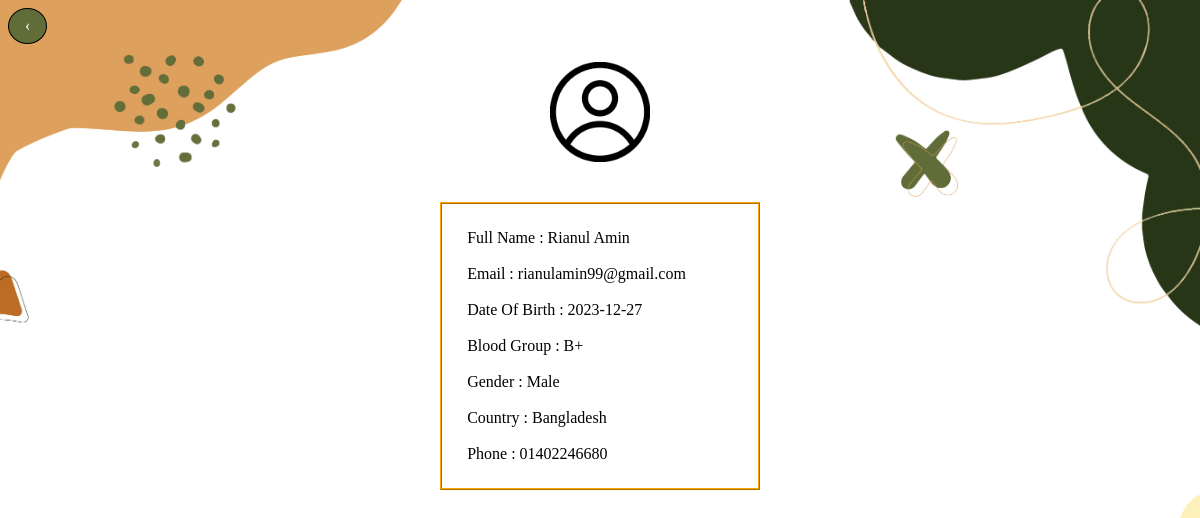
Page /view/view-information.php?id=2 (signed in) on the committed database.
### tables this page shows
CREATE TABLE `userinfo` (
  `UserID` int(11) NOT NULL,
  `FirstName` varchar(40) NOT NULL,
  `LastName` varchar(40) NOT NULL,
  `Email` varchar(40) NOT NULL,
  `Password` varchar(40) NOT NULL,
  `BloodGroup` varchar(10) NOT NULL,
  `DOB` varchar(10) NOT NULL,
  `Gender` varchar(10) NOT NULL,
  `Country` varchar(40) NOT NULL,
  `Phone` varchar(15) NOT NULL,
  `ProfilePicture` varchar(160) NOT NULL,
  `Role` varchar(15) NOT NULL
);

### model/user-info-model.php (called while the page is built, shortened)
<?php
require_once('database.php');
class UserModel {
    private $con;
    public function __construct() {
        $this->con = dbConnection();
    }
    public function userInfo($id) {
        $sql = "SELECT * FROM UserInfo WHERE UserID='$id'";
        $result = mysqli_query($this->con, $sql);
        $row = mysqli_fetch_assoc($result);
        return $row;
    }
}
?>

### model/database.php (called while the page is built)
<?php
function dbConnection(){
    $conn = mysqli_connect('localhost', 'root', '', 'BloodBankManagementSystem');
    return $conn;
}
?>

### view/view-information.php (the view, shortened to what this page needs)
<?php
    require_once('../model/user-info-model.php');
    $id = $_COOKIE['id'];
    $row = UserModel::getInstance()->userInfo($id);
    $flag = 0;
    if(isset($_GET['id'])){
    $id2 = $_GET['id'];
    $row2 = UserModel::getInstance()->UserInfo($id2);
    }
?>
<!DOCTYPE html>
<html lang="en">
<head>
    <link rel="stylesheet" href="css/style.css">
</head>
<body>
<?php if($flag == 0) echo "<a href=\"profile.php\" class=\"backButton\">&#8249;</a>"; ?>
    <br><br>
    <center>
    <?php
        if($flag==0) echo "<img src=\"../{$row['ProfilePicture']}\" width=\"100px\">";
        else echo "<img src=\"../{$row2['ProfilePicture']}\" width=\"100px\">";
    ?>
    </center>
    <br><br>
    <table width="27%" border="1" cellspacing="0" cellpadding="25" align="center" class="table">
        <tr>
            <?php
                if($flag==0){
                    $fullname=$row['FirstName']." ".$row['LastName'];
                echo "<td>
                    Full Name : {$fullname} </font><br><br>
                    Email  : {$row['Email']} </font><br><br>
                    Date Of Birth       : {$row['DOB']} </font><br><br>
                    Blood Group  : {$row['BloodGroup']} </font><br><br>
                    Gender     : {$row['Gender']} </font><br><br>
                    Country     : {$row['Country']} </font><br><br>
                    Phone   : {$row['Phone']} </font><br>
                    </td>";
                }
            ?>
        </tr>
    </table>
</body>
</html>

### view/css/style.css (style rules this page uses)
body { background-image: url("../../uploads/images/background.jpg"); background-position: center; background-repeat: no-repeat; background-size: cover; background-attachment: fixed; }
a { text-decoration: none; color: blue; }
.backButton { text-decoration: none; display: inline-block; padding: 8px 16px; }
.backButton { background-color: rgb(96, 109, 56); color: white; border-radius: 50%; border: 1px solid black; }
.table { margin-left: auto; margin-right: auto; border-color: orange; }

### rows in the picture
userinfo: ProfilePicture (placeholder picture), fullname "Rianul Amin", Email "rianulamin99@gmail.com", DOB "2023-12-27", BloodGroup "B+", Gender "Male", Country "Bangladesh", Phone "01402246680"
